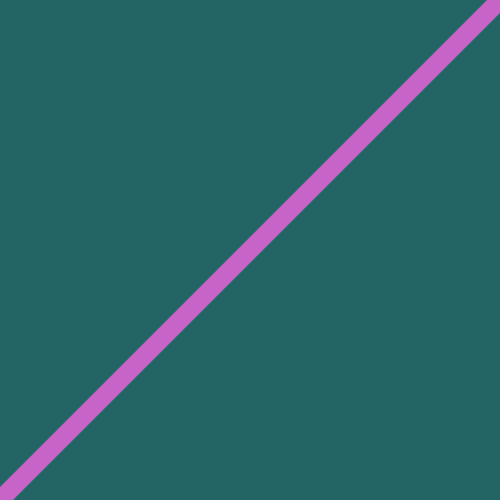
Frame 1 (no input)
Frame 60 (the mouse pressed at the canvas centre just before this capture): identical to frame 1, image omitted
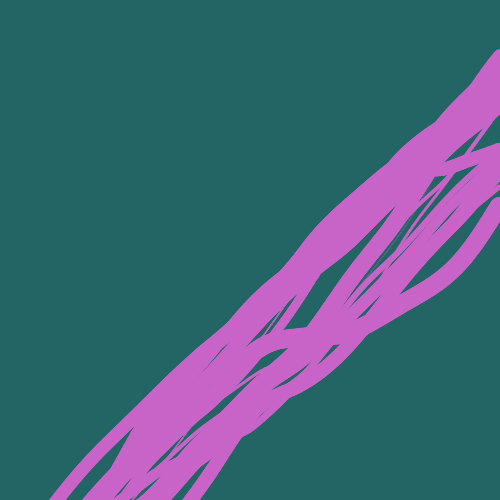
Frame 120 (the mouse held since frame 60 and released just before this capture)

The Processing sketch that drew these frames (run headless with seeded random() and noise(); from frame 60 on, the mouse is pressed at the canvas centre):

// Processing sketch: processing_58240
// ── processing_58240.pde


float[] middle;
float [] compound; // array
float volume = 0.02; // The volume will be connected with "noise" and this will determine the vibration
int units = 19; // amount
float inc = 0; // going to be addded in the noise formula in order to create movement

void setup () {
  size(500,500);
  noStroke();
  smooth();
  fill(0);
  compound = new float [500]; //500 arrays // I tried different numbers but 500 units fill the whole screen diagonally

  }
  
  void draw () {
    background (35,100,100);
    for (int j=0; j < units; j++) { // loop to create more units (lines)
      
      for (int lin = 0; lin < compound.length; lin++) { // created lin loop which will be seen/explained shortly
      
       
        inc= inc - 0.9; // adding -0.9 to inc in order to animate lines to move when attached to the forumale below// the increment is added to the (lin loop) and multiplied by the volume which is (0.02)
        compound[lin] = noise((inc+lin)*volume);  // forumale //  inc(0)-0.9(being added) + line whichi is essentially (500) x 0.02 (volume) =  vibrational effect we just need to plug it into the rect, took me a while of guessing and looking over the code//examining different codes till i finally got it and fully understood how it works, interesting challenge
        //noise is a new function I learnt, it allows the line to vibrate allowing background noise to accure
        // distorts the lines and allowes them to animate and vibrate in a rought pattern
        fill(200,100,200); // color of rect
        ellipse (lin, height + (compound[lin]*mouseY) -lin, j, j);
        // animated it on the Y axis, when the mouse moves on the Length the line gets distorted, 
        // this works because, the height is added to the (compound) formula explained above, and multiplied by MOUSEY (length) and subtracted by lin which brings the line in the center of screen b/c it reverses lin which is -500 across the screen
     
       }
    }
}
